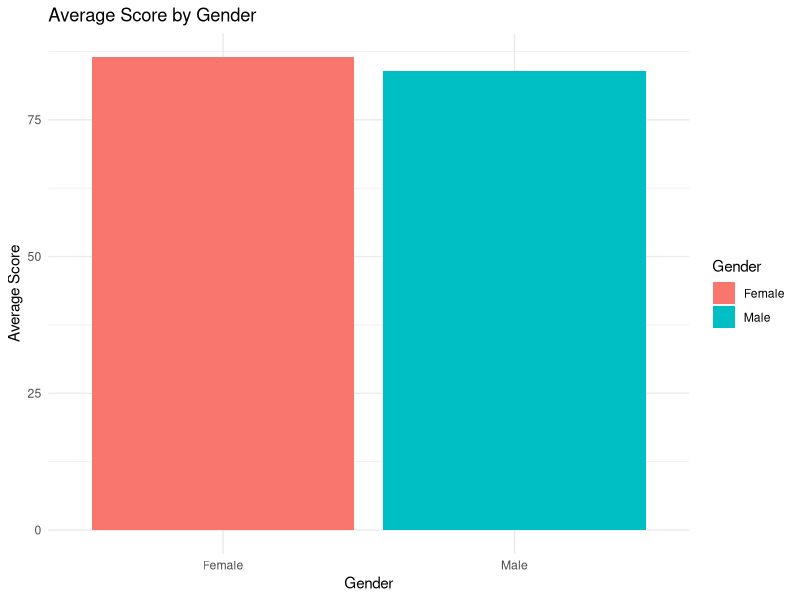
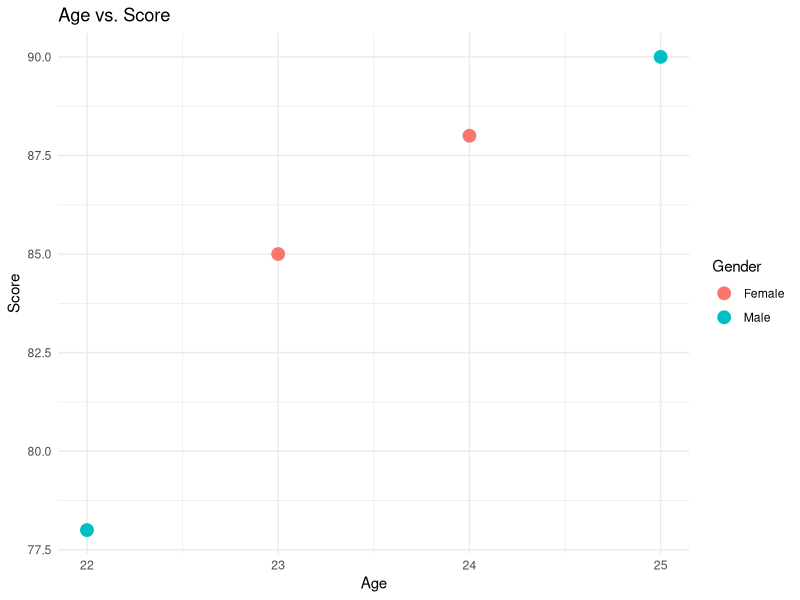
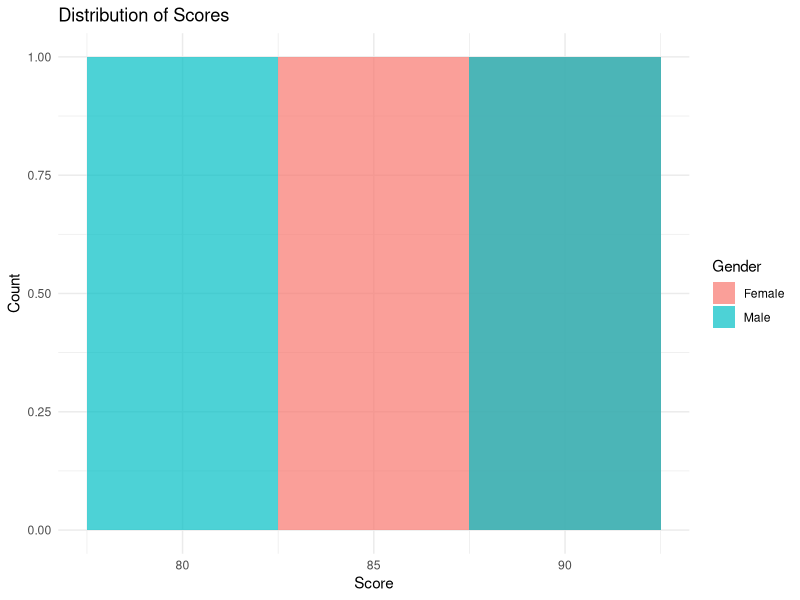
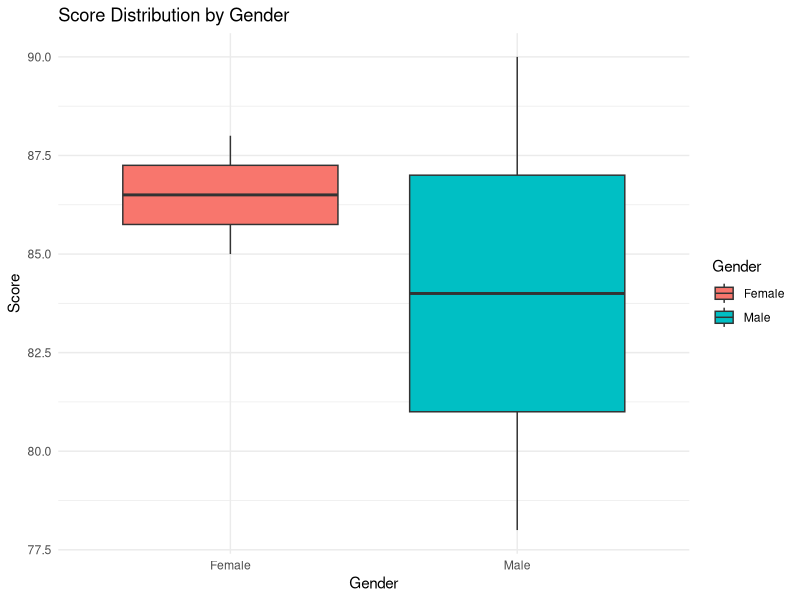
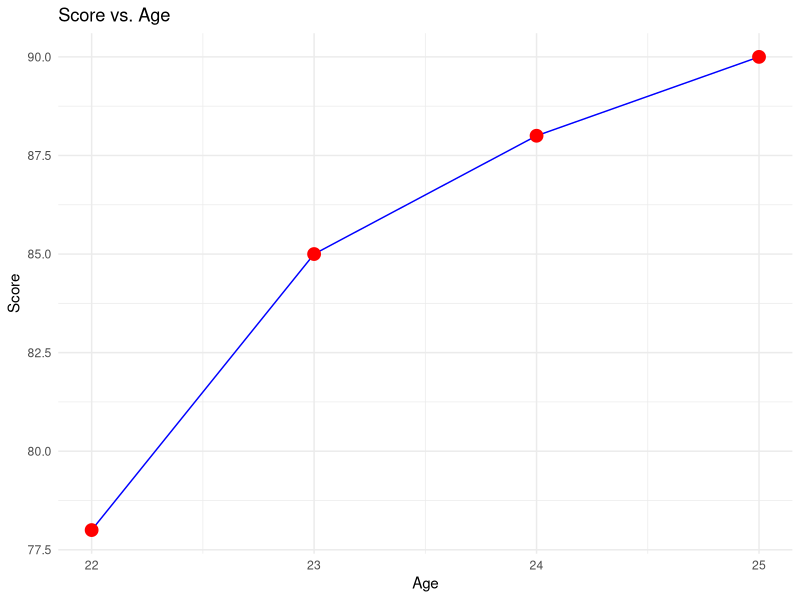
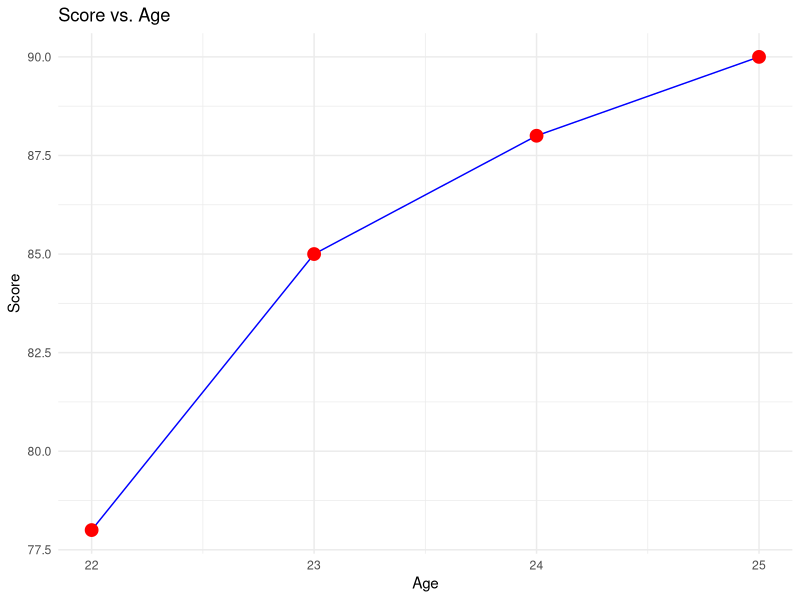
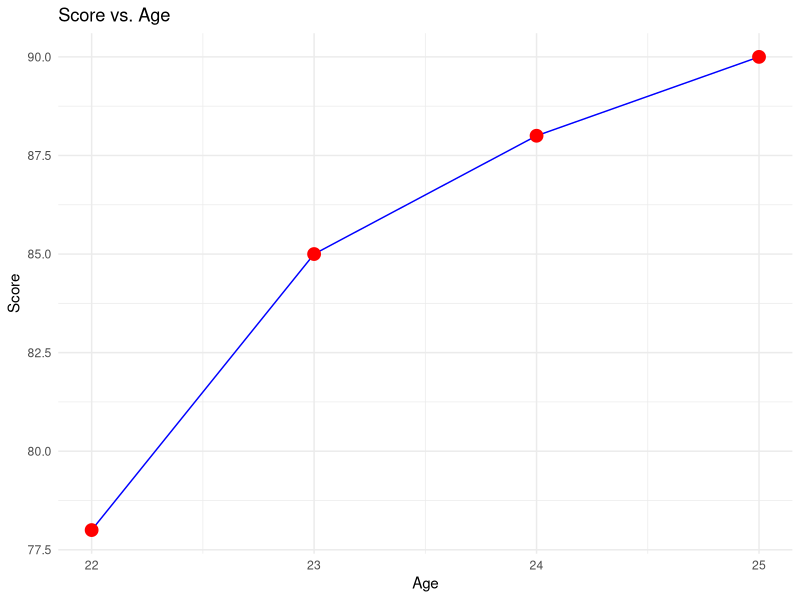
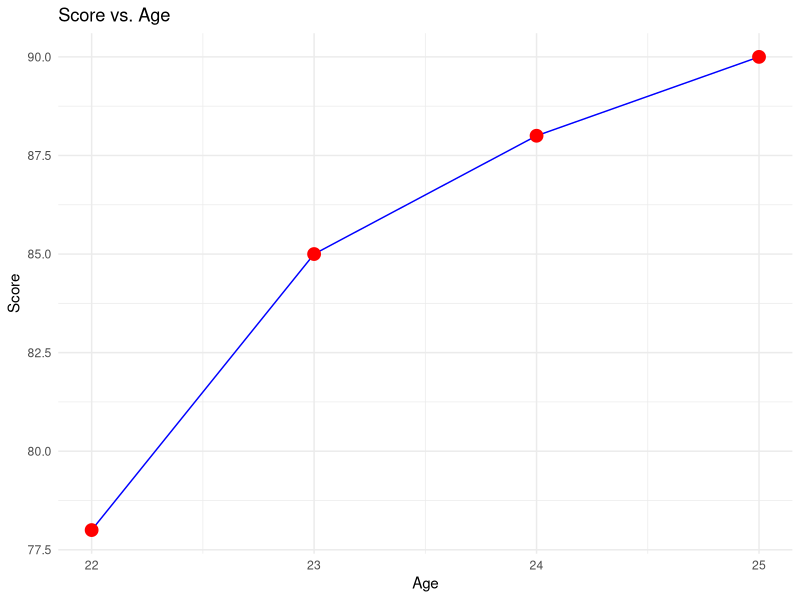

Generate these figures, in order, with R:
# Install and load the readxl package
install.packages("readxl")
library(readxl)

# Set working directory
setwd("~/Desktop/R files")
# Replace with your folder path if different

# Load the Excel file
data <- read_excel("simple_data.xlsx")

# View the data
print("Data Loaded Successfully!")
print(head(data))  # View the first few rows
print(str(data))   # Check the structure of the data


# Load necessary package
library(ggplot2)

# Create a bar plot for average score by gender
ggplot(data, aes(x = Gender, y = Score, fill = Gender)) +
  stat_summary(fun = "mean", geom = "bar") +
  labs(title = "Average Score by Gender", x = "Gender", y = "Average Score") +
  theme_minimal()

# Scatter plot for Age vs. Score
ggplot(data, aes(x = Age, y = Score, color = Gender)) +
  geom_point(size = 4) +
  labs(title = "Age vs. Score", x = "Age", y = "Score") +
  theme_minimal()

# Histogram for score distribution
ggplot(data, aes(x = Score, fill = Gender)) +
  geom_histogram(binwidth = 5, alpha = 0.7, position = "identity") +
  labs(title = "Distribution of Scores", x = "Score", y = "Count") +
  theme_minimal()

# Box plot for score distribution by gender
ggplot(data, aes(x = Gender, y = Score, fill = Gender)) +
  geom_boxplot() +
  labs(title = "Score Distribution by Gender", x = "Gender", y = "Score") +
  theme_minimal()

# Line plot for Score vs. Age
ggplot(data, aes(x = Age, y = Score, group = 1)) +
  geom_line(color = "blue") +
  geom_point(size = 4, color = "red") +
  labs(title = "Score vs. Age", x = "Age", y = "Score") +
  theme_minimal()

ggsave("bar_plot.png")
ggsave("scatter_plot.png")
ggsave("histogram.png")
ggsave("box_plot.png")


